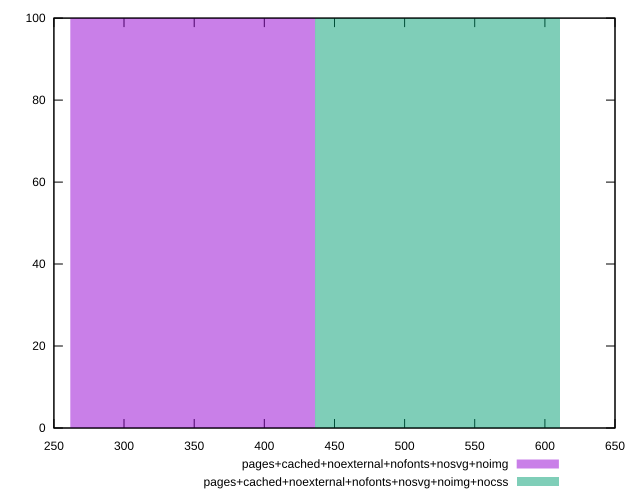

Write the gnuplot code that produced this figure.
reset
set terminal svg size 640, 500 enhanced background rgb 'white'
set output "report_00007_2020-12-11T15:55:29.892Z/uses-text-compression/comparison/histogram/11_vs_12.svg"

$pagesCachedNoexternalNofontsNosvgNoimg <<EOF
349.01414899532614 100
EOF

$pagesCachedNoexternalNofontsNosvgNoimgNocss <<EOF
523.5212234929892 100
EOF

set key outside below
set boxwidth 174.50707449766307
set yrange [0:100]
set style fill transparent solid 0.5 noborder

plot \
  $pagesCachedNoexternalNofontsNosvgNoimg title "pages+cached+noexternal+nofonts+nosvg+noimg" with boxes, \
  $pagesCachedNoexternalNofontsNosvgNoimgNocss title "pages+cached+noexternal+nofonts+nosvg+noimg+nocss" with boxes, \


reset
